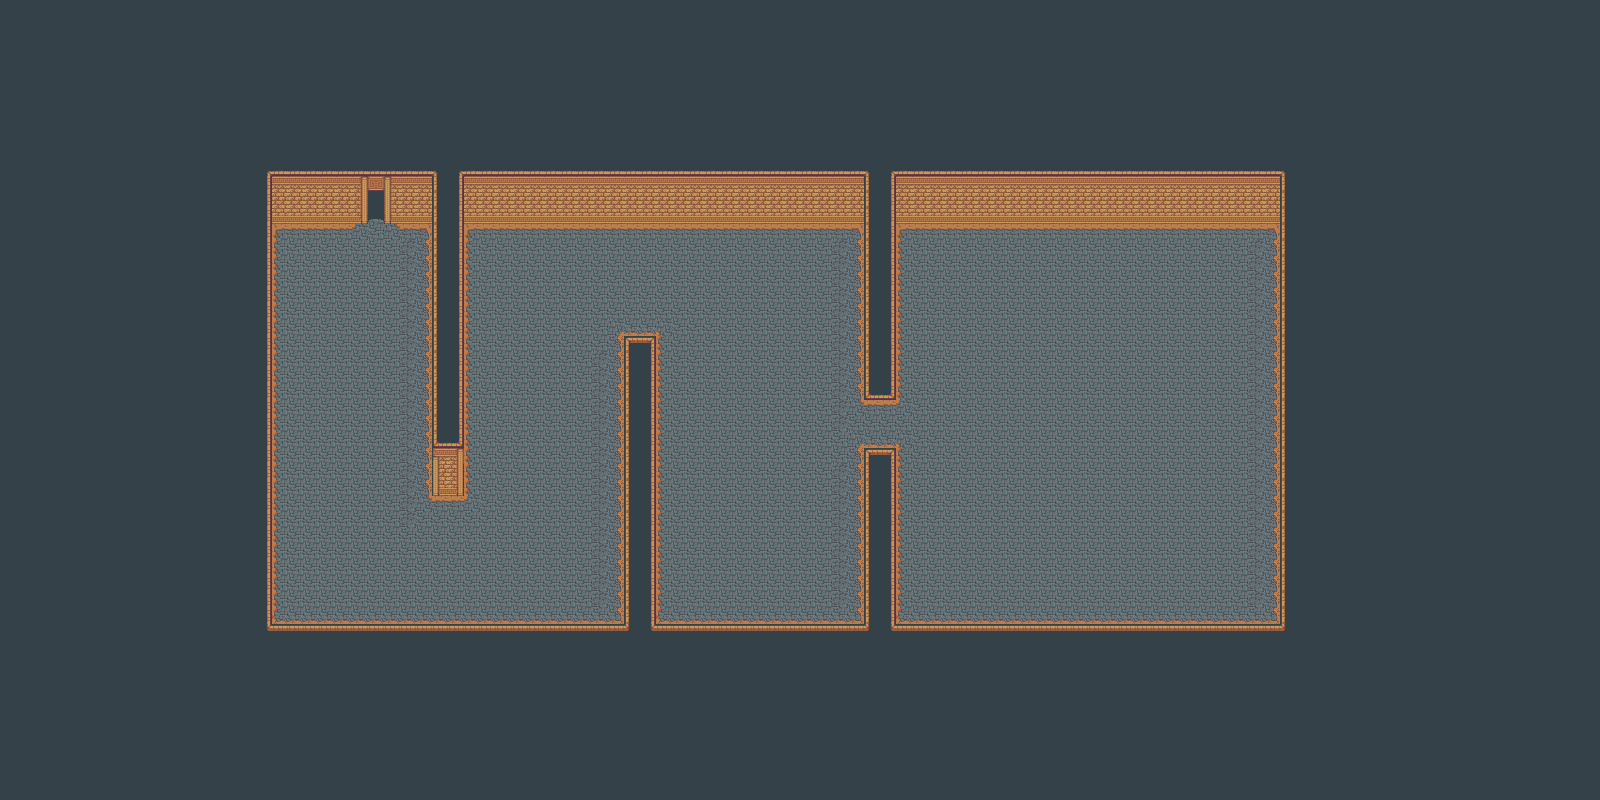

Below is a game level as drawn by its tile map, then a one-line description and the .tmx that defines it (tile-layer data replaced by summaries):
An orthogonal 100x50 tile map with 16x16 px tiles, 2 tile layers (Background, Foreground), 1 hidden layer not drawn, 4 tilesets and 6 objects (4x Slime, Avatar).

<map version="1.2" tiledversion="1.2.5" orientation="orthogonal" renderorder="right-down" width="100" height="50" tilewidth="16" tileheight="16" infinite="0" nextlayerid="11" nextobjectid="60">
 <tileset firstgid="1" source="dungeon.tsx" />
 <tileset firstgid="1480" source="collision.tsx" />
 <tileset firstgid="1482" source="monsters.tsx" />
 <tileset firstgid="1566" source="avatar.tsx" />
 <layer id="6" name="Background" width="100" height="50">
  <data>[5000 cells, 1944 non-empty, 16 distinct tile ids]</data>
 </layer>
 <layer id="8" name="Foreground" width="100" height="50">
  <data>[5000 cells, 3539 non-empty, 31 distinct tile ids]</data>
 </layer>
 <layer id="7" name="Collision" width="100" height="50" visible="0">
  <data>[5000 cells, 299 non-empty, 1 distinct tile ids]</data>
 </layer>
 <objectgroup id="10" name="Objects">
  <object id="54" name="Avatar" type="Avatar" gid="1567" x="360" y="240" width="32" height="32" />
  <object id="55" name="Slime" type="Slime" gid="1486" x="308" y="320" width="32" height="32" />
  <object id="56" name="Slime" gid="1486" x="348" y="372" width="32" height="32" />
  <object id="57" name="Slime" gid="1486" x="376" y="300" width="32" height="32" />
  <object id="58" name="Slime" gid="1486" x="292" y="388" width="32" height="32" />
  <object id="59" template="Transition.tx" x="368" y="224">
   <properties>
    <property name="Room" value="Overworld" />
   </properties>
  </object>
 </objectgroup>
</map>
